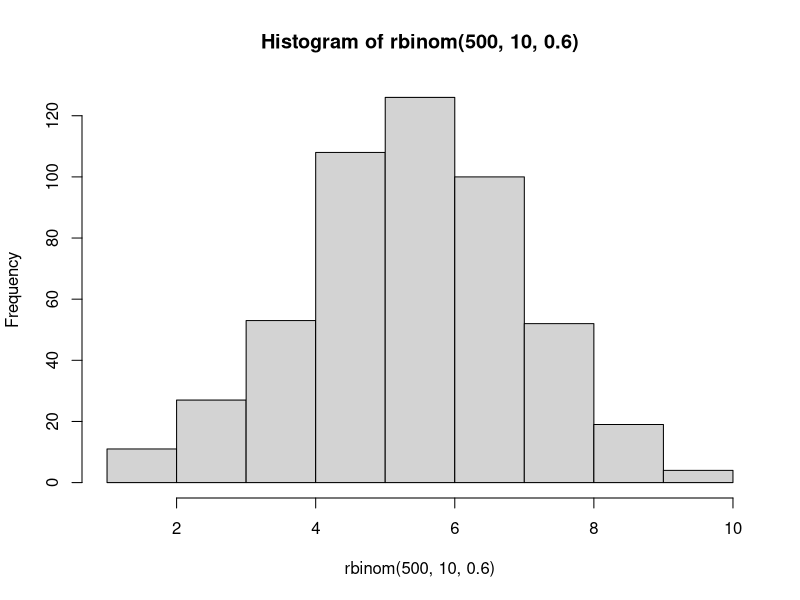
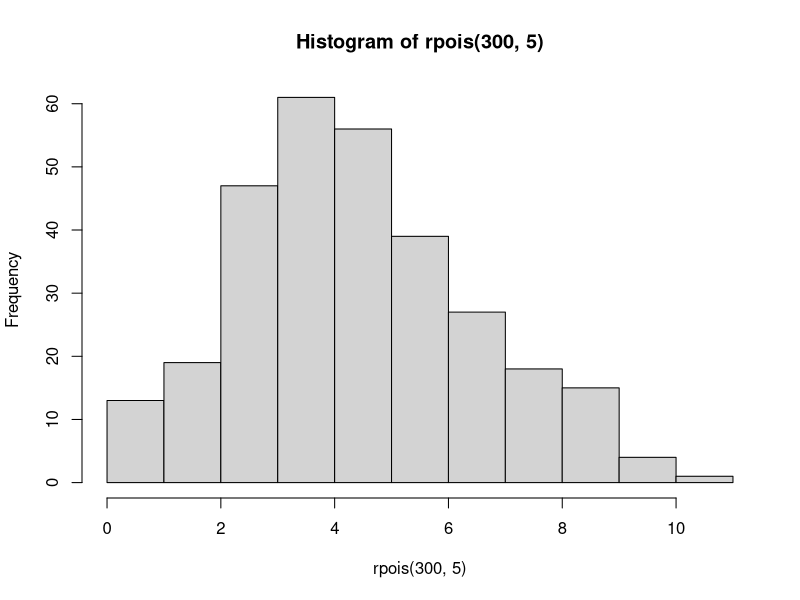
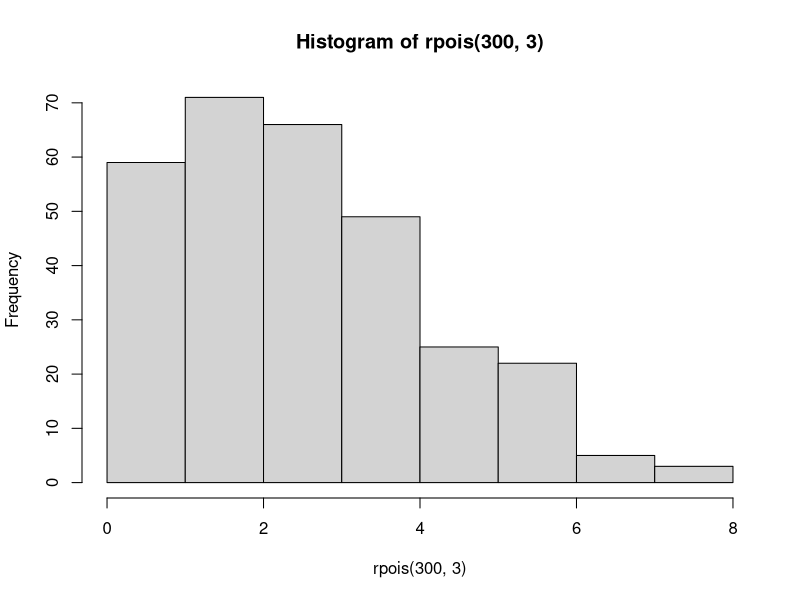
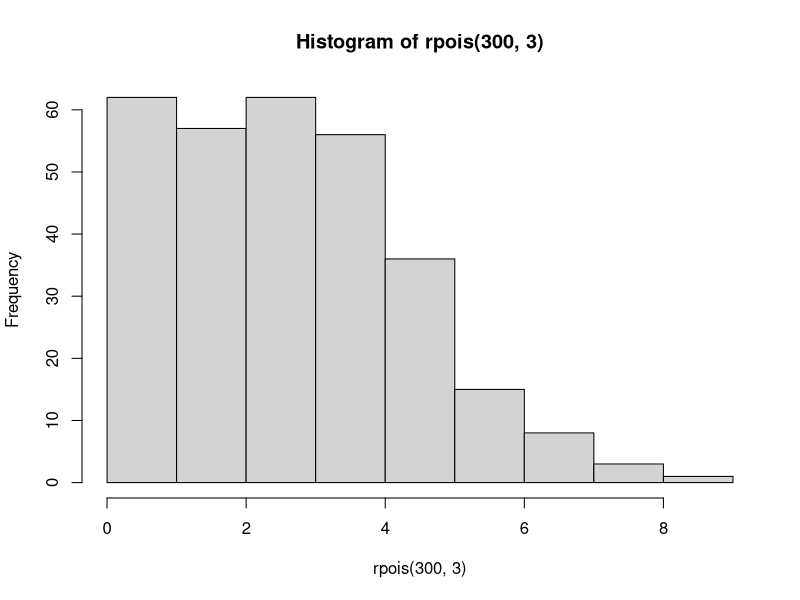
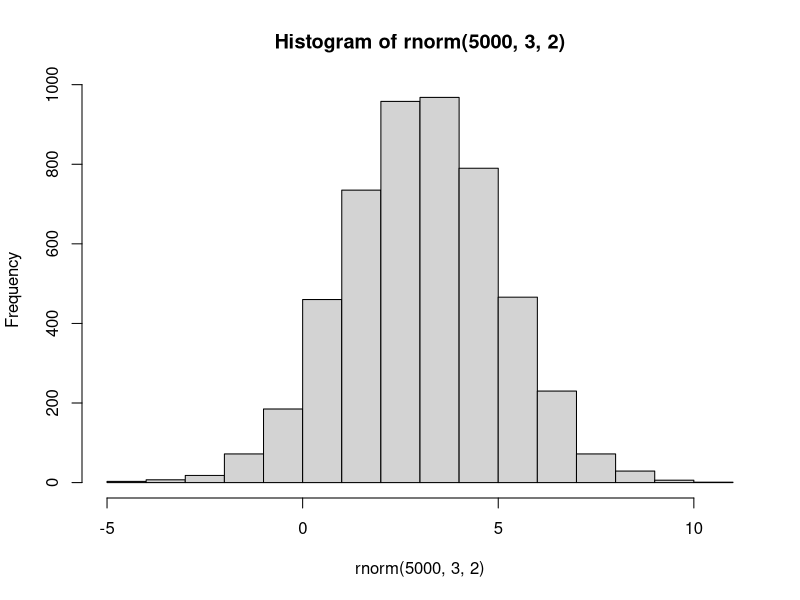

Write R code to recreate these figures, in order.
## ---- chunk 1
#Distribución de Bernouilli

# Calculamos la P(X=1) de una Bernoulli(0.7)
dbinom(1, 1,0.7)
# Calculamos la P(X=0) de una Bernoulli(0.7)
dbinom(0, 1,0.7)
# Calculamos la func. de distribución acumulada de una Bernoulli(0.7)
pbinom(0, 1,0.7)
pbinom(1, 1,0.7)
# para la función cuantil o percentil
qbinom(0,1, 0.7)
qbinom(1,1, 0.7)
qbinom(0.3,1, 0.7)
qbinom(0.31,1, 0.7)
qbinom(0.5,1, 0.7)
# para generar valores
rbinom(10,1, 0.7)
rbinom(1,1, 0.7)
rbinom(5,1, 0.7)
## ---- chunk 2
# x, q: Vector de cuantiles.
# p: Vector de probabilidades.
# n: Número de observaciones
# size: Números de ensayos(debe ser cero o más).
# prob: Probabilidad de éxito en cada ensayo.
# log, log.p: Parámetro booleano, si es TRUE, las probabilidades p se ofrecen como log(p).
# lower.tail: Parámetro booleano, si es TRUE (por defecto), las probabilidades son P[X ≤ x], de lo
# contrario, P[X > x].

# Calculamos la P(X=3) de una Binomial(10,0.5)
dbinom(3, 10, 0.5)
# Calculamos la P(X=6) de una Binomial(10,0.5)
dbinom(6, 10, 0.5)
# Calculamos la P(X=2,1,0) de una Binomial(10,0.5)
dbinom(c(2, 1, 0), 10, 0.5)
# Calculamos la P(X<=2) de una Binomial(10,0.5)
sum(dbinom(c(0, 1, 2), 10, 0.5))
# Que coincide con la funci´on pbinom
# Calculamos la P(X>2) de una Binomial(10,0.5)
pbinom(2,10,0.5, lower.tail=F)
pbinom(2,10,0.5)
pbinom(10,10,0.5)

# Los valores de X que tiene una probabilidad de ocurrir en torno al 90\%
qbinom(c(0.90), 10, 0.5)

# Los valores de X que tiene una probabilidad de ocurrir en torno al 95\%
qbinom(c(0.95), 10, 0.5)
# 2 n´umeros aleatorios de una binomial
rbinom(2,10,0.5)
# 9 n´umeros aleatorios de una binomial
rbinom(9,10,0.5)

# dev.off()
hist(rbinom(500,10,0.6))
## ---- chunk 3
#Supongamos que la probabilidad de tener una unidad defectuosa en una línea de ensamblaje es de 0.05. 
# Si el conjunto de unidades terminadas constituye un conjunto de ensayos independientes: ¿cuál es la probabilidad de que entre diez unidades dos se encuentren defectuosas?
dbinom(2, 10, 0.05)
# ¿y de que a lo sumo dos se encuentren defectuosas?
pbinom(2,10,0.05)
# - ¿cual es la probabilidad de que por lo menos una se encuentre defectuosa?
1-pbinom(0,10,0.05)
#Se quiere saber una acotación de cuántas unidades defectuosas hay en el 99% de los casos, cuánto es este máximo?
qbinom(0.99,10,0.05)
#- Si se toman 10000 unidades, cuál es el valor esperado de unidades defectuosas?
10000*0.05
## ---- chunk 4
#   ¿cuál es la probabilidad de que entre diez unidades dos se encuentren defectuosas?
dbinom(2,10,0.05)
# - ¿y de que a lo sumo dos se encuentren defectuosas?
dbinom(1,10,0.05)
pbinom(2,10,0.05)
1-pbinom(2,10,0.05)
# - ¿cual es la probabilidad de que por lo menos una se encuentre defectuosa?
1-pbinom(0,10,0.05)
# - Se quiere saber una acotación de cuántas unidades defectuosas hay en el 99% de los casos, 
# cuánto es este máximo?
qbinom(0.99,10,0.05)
# - Si se toman 10000 unidades, cuál es el valor esperado de unidades defectuosas?
10000*0.05
mean(rbinom(20000,10000,0.05))
## ---- chunk 5
# dpois(x, lambda, log = F); Devuelve resultados de la funci´on de densidad.
# ppois(q, lambda, lower.tail = T, log.p = F); Devuelve resultados de la funci´on de distribuci´on acumulada.
# qpois(p, lambda, lower.tail = T, log.p = F); Devuelve resultados de los cuantiles de la Poisson.
# rpois(n, lambda); Devuelve un vector de valores binomiales aleatorios.
# Con:
#   x: Vector de cuantiles (Valores enteros positivos).
#   q: Vector de cuantiles.
#   p: Vector de probabilidades.
#   n: N´umeros de valores aleatorios a devolver.
#   prob: Probabilidad de ´exito en cada ensayo.
#   lambda: Vector de medias (valor no negativo).
#   log, log.p: Par´ametro booleano, si es TRUE, las probabilidades p se ofrecen como log(p).
#   lower.tail: Par´ametro booleano, si es TRUE (por defecto), las probabilidades son P [X ≤ x], de lo
# contrario, P [X > x]

# Calcular la P(X = 1) de una Poisson(3)
dpois(1, 3)
dpois(c(1,8), 3)
# Calcular la P(X <= 3) de una Poisson(3)
ppois(3,3)
# Calcular la P(X > 3) de una Poisson(3)
ppois(3, 3, lower.tail=F)
# Calcular el valor de la variable aleatoria X, dada la probabilidad 0.985
qpois(0.985, 3)


hist(rpois(300,5))
hist(rpois(300,3))
hist(rpois(300,3))
## ---- chunk 6
# ¿cuál es la probabilidad de que falle un componente en 25 horas?
dpois(1,2)
# ¿y de que fallen no más de dos componentes en 50 horas?
ppois(2,4)
# ¿cuál es la probabilidad de que fallen por lo menos diez en 125 horas?
ppois(9.9,10,lower.tail = T)
# ¿cuántas horas habría que garantizar al cliente que duran para que en un 90% de los casos se cumpla?
# 
qexp(0.9,8/100)
## ---- chunk 7
# dnorm(x, mean = 0, sd = 1, log = F); Devuelve resultados de la funci´on de densidad.
# pnorm(q, mean = 0, sd = 1, lower.tail = T, log.p = F); Devuelve resultados de la funci´on de distribuci´on
# acumulada.
# qnorm(p, mean = 0, sd = 1, lower.tail = T, log.p = F); Devuelve resultados de los cuantiles de la
# Normal.
# rnorm(n, mean = 0, sd = 1); Devuelve un vector de valores normales aleatorios.
# Con:
#   x, q: Vector de cuantiles.
# p: Vector de probabilidades.
# n: N´umeros de observaciones.
# mean: Vector de medias. Por defecto, su valor es 0.
# sd: Vector de desviaci´on est´andar. Por defecto, su valor es 1.
# log, log.p: Par´ametro booleano, si es TRUE, las probabilidades p son devueltas como log (p).
# lower.tail: Par´ametro booleano, si es TRUE (por defecto), las probabilidades son P [X ≤ x], de lo
# contrario, P [X > x].

# Calcular la P(Z>1) de una N(0,1)
pnorm(1, mean = 0, sd = 1, lower.tail = F)
# Calcular la P(-2<Z<2) de una N(0,1)
pnorm(c(2), mean = 0, sd = 1) - pnorm(c(-2), mean = 0, sd = 1)
# Calcular la P(0<Z<1.96) de una N(0,1)
pnorm(1.96, mean = 0, sd = 1) - pnorm(0, mean = 0, sd = 1)
# Calcular la P(Z<=z)=0,5793 de una N(0,1)
qnorm(0.5793, mean = 0, sd = 1)
# Calcular la P(Z>150) de una Normal de media 125 y la desviaci´on est´andar 50.
pnorm(150, mean = 125, sd = 50, lower.tail = F)

hist(rnorm(5000,3,2))
## ---- chunk 8
#los valores negativos tienen densidad 0
dexp(-4, 2)
#los valores positivos tienen densidades decrecientes
dexp(1, 2)
dexp(5, 2)
#su cdf, vemos que es creciente
pexp(1, 2)
pexp(3, 2)
#su qf, averiguamos cuanto dura la máquina que dura más que el 90% de las máquinas
qexp(0.9, 2)
#simulamos la duración de 7 máquinas
rexp(7, 2)
#calculamos la media y varianza de una simulación con 100 máquinas
#observa que se aproximan a 0.5
mean(rexp(100, 2))
var(rexp(100,2))
## ---- chunk 9
#¿Cuál es la probabilidad de que reciba la primera llamada antes de las 8:15?
pexp(15,0.05)
#¿Cuál es la probabilidad de que reciba 4 llamadas en las dos primeras horas de su jornada de trabajo?
dpois(4, 6)
#Si lleva 10 minutos sin recibir ninguna llamada, ¿cuál es la probabilidad de que reciba una nueva llamada en menos de 15 minutos?
pexp(15,0.05)
## ---- chunk 10
carrera <-rbinom(50,1,0.5)

max_carrera=0
c=0

for (i in 1:length(carrera)){
  if (carrera[i]==1){
    c = c+1
  }else{c=0}
  max_carrera=max(c(c,max_carrera))
}

experimento <- function(n_lanzamientos){
  carrera <- rbinom(n_lanzamientos,1,0.5)
  for (i in 1:length(carrera)){
    if (carrera[i]==1){
      c = c+1
    }else{c=0}
    max_carrera=max(c(c,max_carrera))
  }
  return(max_carrera)
}
experimento(50)

simula <- function(n_experimentos,n_lanzamientos){
  resultados <- c()
  for (i in 1:n_experimentos){
  resultados <-append(resultados,experimento(n_lanzamientos))}
  return(list(resultados=resultados,media=mean(resultados)))
}

simula(1000,50)
